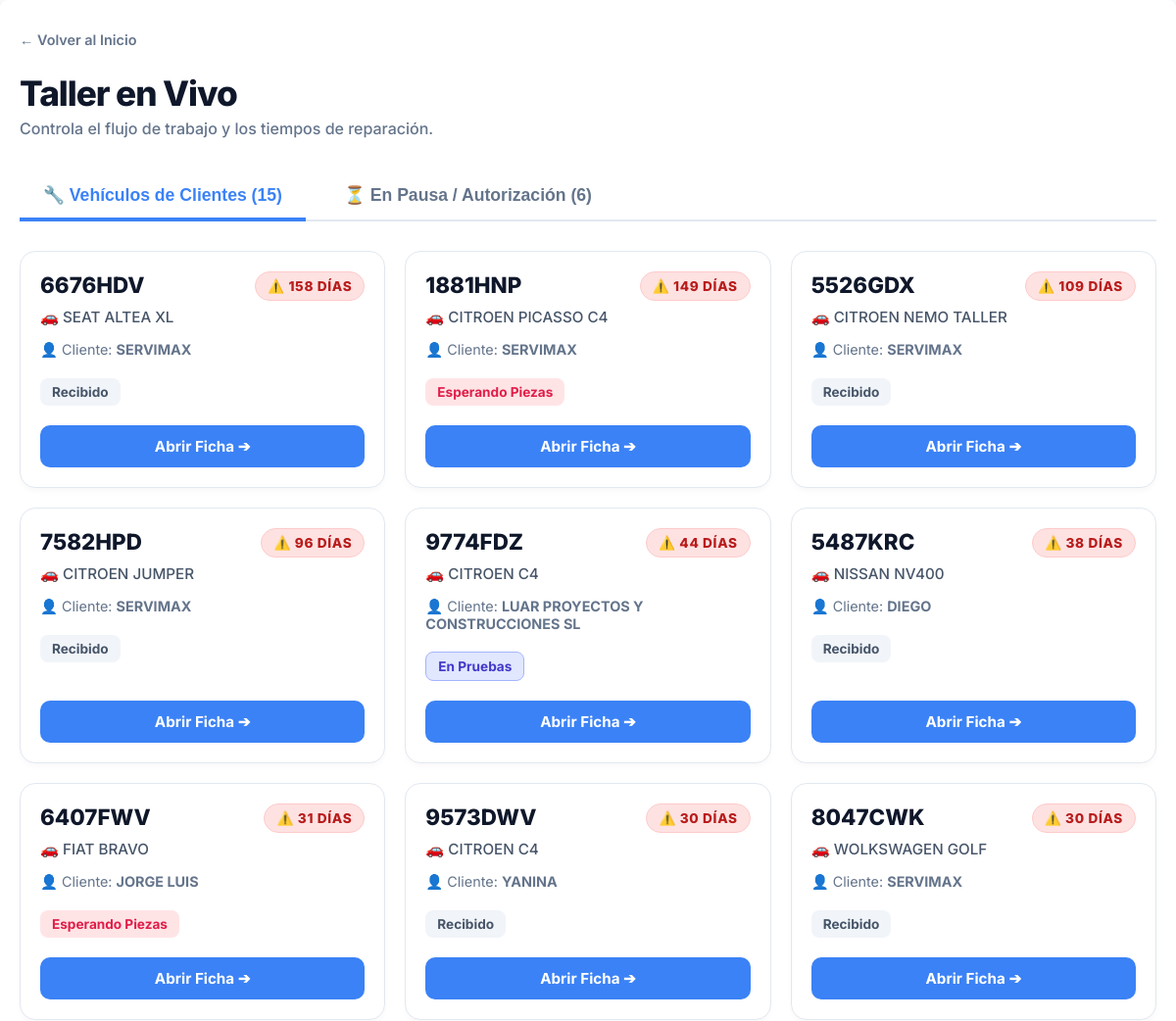
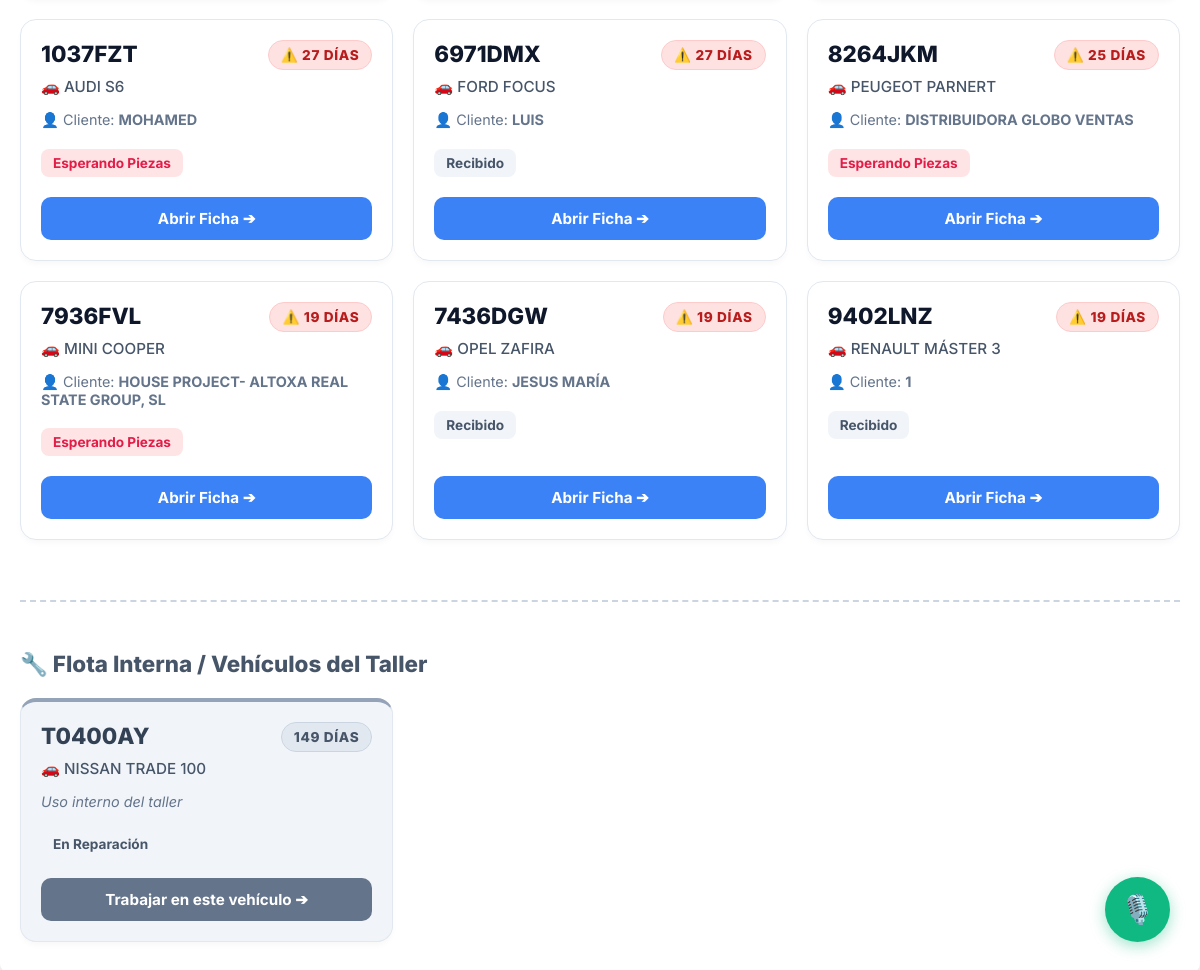
Page /ordenes/ (signed in) on the earlier database version (2 pictures, top to bottom).
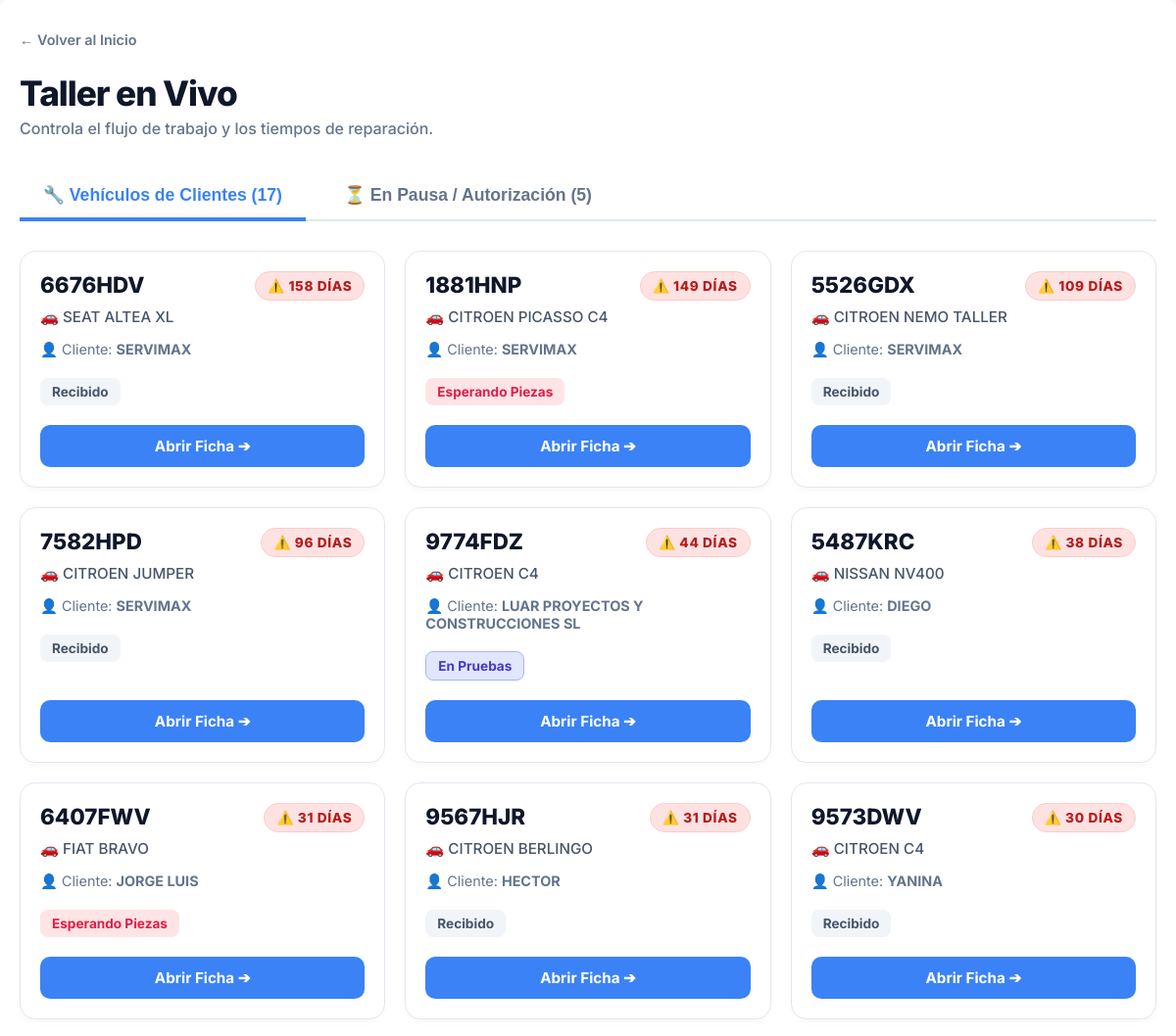
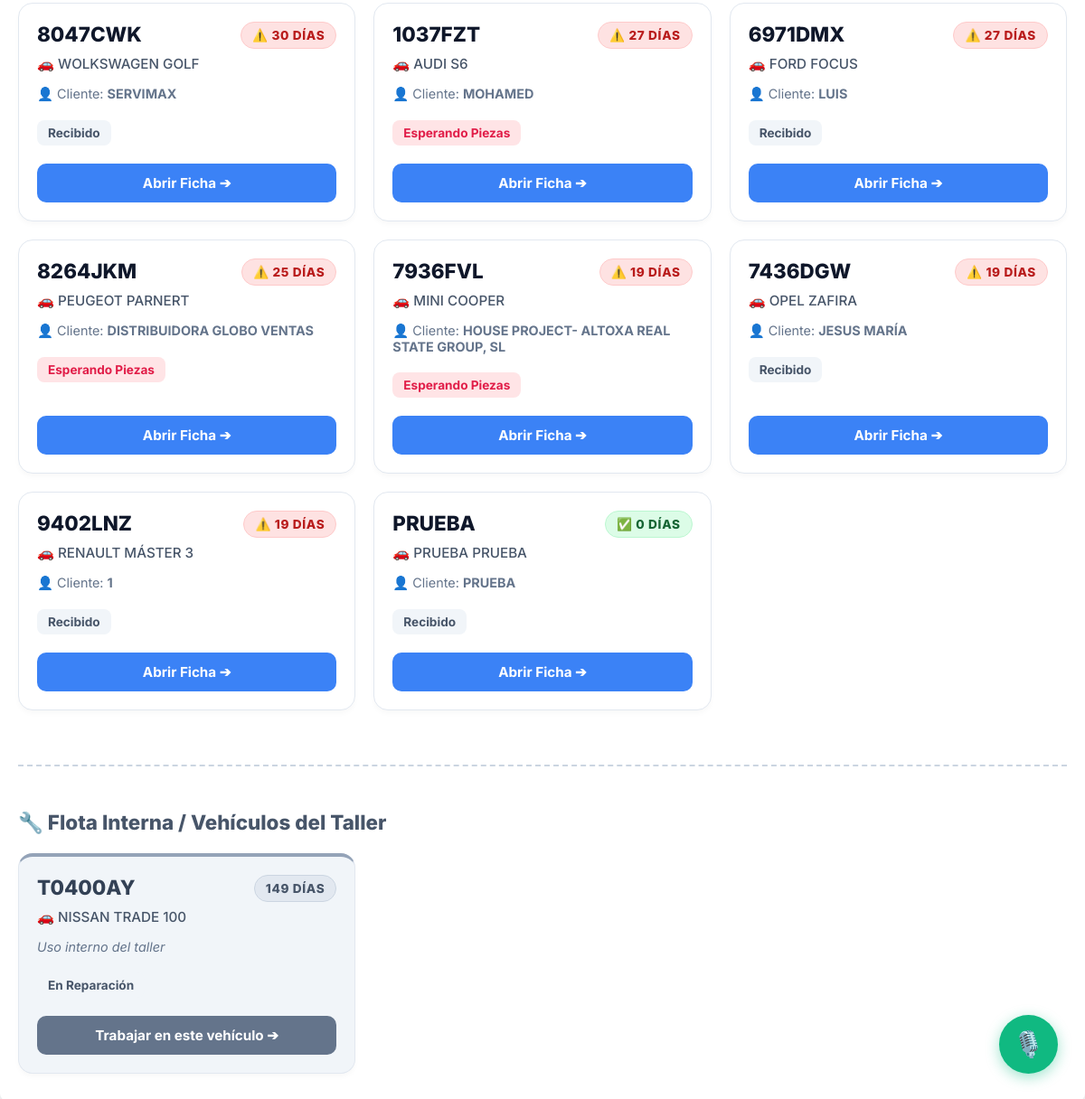
Same page on the later database version (2 pictures, top to bottom).
### taller/models.py (models this page shows, shortened)
class OrdenDeReparacion(models.Model):
    ESTADO_CHOICES = [
        ('Recibido', 'Recibido'),
        ('En Diagnostico', 'En Diagnóstico'),
        ('Esperando Autorizacion', 'Esperando Autorización'),
        ('Esperando Piezas', 'Esperando Piezas'),
        ('En Reparacion', 'En Reparación'),
        ('En Pruebas', 'En Pruebas'),
        ('Listo para Recoger', 'Listo para Recoger'),
        ('Entregado', 'Entregado'),
    ]
    vehiculo = models.ForeignKey(Vehiculo, on_delete=models.CASCADE)
    cliente = models.ForeignKey(Cliente, on_delete=models.CASCADE)
    presupuesto_origen = models.ForeignKey('Presupuesto', null=True, blank=True, on_delete=models.SET_NULL)
    problema = models.TextField()
    danos_previos = models.TextField(blank=True, null=True, verbose_name="Daños Previos (Rayones, golpes...)")
    estado = models.CharField(max_length=50, choices=ESTADO_CHOICES, default='Recibido')
    fecha_entrada = models.DateTimeField(default=timezone.now)
    trabajo_interno = models.BooleanField(default=False, verbose_name="Vehículo del Taller")
    @property
    def dias_en_taller(self):
        if self.fecha_entrada:
            return (timezone.now().date() - self.fecha_entrada.date()).days
        return 0

class Vehiculo(models.Model):
    matricula = models.CharField(max_length=20, unique=True)
    marca = models.CharField(max_length=50)
    modelo = models.CharField(max_length=50)
    kilometraje = models.IntegerField(default=0)
    cliente = models.ForeignKey(Cliente, on_delete=models.CASCADE)

class Cliente(models.Model):
    nombre = models.CharField(max_length=100)
    telefono = models.CharField(max_length=20, unique=True)
    TIPO_DOCUMENTO_CHOICES = [
        ('DNI', 'DNI'),
        ('NIE', 'NIE'),
        ('NIF', 'NIF (Empresas)'),
    ]
    tipo_documento = models.CharField(max_length=10, choices=TIPO_DOCUMENTO_CHOICES, default='DNI', null=True, blank=True)
    documento_fiscal = models.CharField(max_length=20, null=True, blank=True, help_text="Número de DNI, NIE o NIF")
    direccion_fiscal = models.CharField(max_length=255, null=True, blank=True, help_text="Calle, Número, Piso, Puerta")
    codigo_postal_fiscal = models.CharField(max_length=10, null=True, blank=True)
    ciudad_fiscal = models.CharField(max_length=100, null=True, blank=True)
    provincia_fiscal = models.CharField(max_length=100, null=True, blank=True)

### taller/views.py (the view, shortened to what this page needs)
# urls.py: path('ordenes/', views.lista_ordenes, name='lista_ordenes'),
@login_required
def lista_ordenes(request):
    ordenes_activas = OrdenDeReparacion.objects.exclude(estado='Entregado').select_related('vehiculo', 'cliente')
    ordenes_clientes = ordenes_activas.filter(trabajo_interno=False)
    flota_interna = ordenes_activas.filter(trabajo_interno=True).order_by('id')
    ordenes_taller = ordenes_clientes.filter(estado__in=['Recibido', 'En Diagnostico', 'Esperando Piezas', 'En Reparacion', 'En Pruebas']).order_by('id')
    ordenes_pausadas = ordenes_clientes.filter(estado='Esperando Autorizacion').order_by('id')
    ordenes_listas = ordenes_clientes.filter(estado='Listo para Recoger').order_by('id')
    return render(request, 'taller/lista_ordenes.html', {
        'ordenes_taller': ordenes_taller,
        'ordenes_pausadas': ordenes_pausadas,
        'ordenes_listas': ordenes_listas,
        'flota_interna': flota_interna # <-- Enviamos los internos aparte
    })

### taller/templates/taller/lista_ordenes.html (shortened to what the changed rows need)
<!DOCTYPE html>
{% load static %}
<html lang="es">
<head>
    <link rel="stylesheet" href="{% static 'taller/css/main.css' %}">
</head>
<body>
    <div class="container">
        <div style="display: flex; justify-content: space-between; align-items: flex-end; margin-bottom: 10px; flex-wrap: wrap; gap: 15px;">
            <div>
                <h1 class="header-title">Taller en Vivo</h1>
            </div>
        </div>
        <div class="tabs-container">
            <button class="tab-btn active" onclick="openTab(event, 'tab-trabajo')">🔧 Vehículos de Clientes ({{ ordenes_taller.count }})</button>
            <button class="tab-btn" onclick="openTab(event, 'tab-pausa')">⏳ En Pausa / Autorización ({{ ordenes_pausadas.count }})</button>
        </div>
        <div id="tab-trabajo" class="tab-content active">
            <div class="grid-cards">
                {% for orden in ordenes_taller %}
                <div class="card-orden">
                    <div class="badge-dias {% if orden.dias_en_taller > 15 %}dias-rojo{% elif orden.dias_en_taller > 7 %}dias-naranja{% else %}dias-verde{% endif %}">
                        {% if orden.dias_en_taller > 15 %}⚠️{% elif orden.dias_en_taller > 7 %}⏳{% else %}✅{% endif %}
                        {{ orden.dias_en_taller }} DÍAS
                    </div>
                    <div>
                        <h3 class="matricula">{{ orden.vehiculo.matricula }}</h3>
                        <p class="vehiculo-info">🚗 {{ orden.vehiculo.marca }} {{ orden.vehiculo.modelo }}</p>
                        <p class="cliente-info">👤 Cliente: <strong>{{ orden.cliente.nombre }}</strong></p>
                        <div class="estado-badge
                            {% if orden.estado == 'Recibido' %}estado-recibido
                            {% elif orden.estado == 'En Diagnostico' %}estado-diagnostico
                            {% elif orden.estado == 'Esperando Piezas' %}estado-piezas
                            {% elif orden.estado == 'En Reparacion' %}estado-reparacion
                            {% elif orden.estado == 'En Pruebas' %}estado-pruebas{% endif %}">
                            {{ orden.get_estado_display }}
                        </div>
                    </div>
                    <div>
                        <a href="{% url 'detalle_orden' orden.id %}" class="btn-modern btn-primary">Abrir Ficha ➔</a>
                    </div>
                </div>
                {% empty %}
                    <div class="empty-state" style="grid-column: 1 / -1;">
                        <span style="font-size: 3em; display: block; margin-bottom: 10px;">🎉</span>
                        No hay vehículos de clientes pendientes de reparación. ¡El taller está al día!
                    </div>
                {% endfor %}
            </div>
        </div>
        <div style="margin-top: 60px; padding-top: 30px; border-top: 2px dashed #cbd5e1;">
            <h2 style="font-size: 1.4em; font-weight: 800; color: #475569; margin-bottom: 20px; display: flex; align-items: center; gap: 10px;">🔧 Flota Interna / Vehículos del Taller</h2>
            <div class="grid-cards">
                {% for orden in flota_interna %}
                <div class="card-orden" style="border-top: 4px solid #94a3b8; background: #f1f5f9;">
                    <div class="badge-dias" style="background: #e2e8f0; color: #475569; border: 1px solid #cbd5e1;">
                        {{ orden.dias_en_taller }} DÍAS
                    </div>
                    <div>
                        <h3 class="matricula" style="color: #334155;">{{ orden.vehiculo.matricula }}</h3>
                        <p class="vehiculo-info">🚗 {{ orden.vehiculo.marca }} {{ orden.vehiculo.modelo }}</p>
                        <p class="cliente-info" style="color: #64748b; font-style: italic;">Uso interno del taller</p>
                        <div class="estado-badge estado-recibido">
                            {{ orden.get_estado_display }}
                        </div>
                    </div>
                    <div>
                        <a href="{% url 'detalle_orden' orden.id %}" class="btn-modern" style="background: #64748b;">Trabajar en este vehículo ➔</a>
                    </div>
                </div>
                {% empty %}
                    <div class="empty-state" style="grid-column: 1 / -1; background: transparent;">
                        No hay proyectos internos activos en este momento.
                    </div>
                {% endfor %}
            </div>
        </div>
    </div>
</body>
</html>

Differences in the rows shown:
now on this page (row edited): OrdenDeReparacion: dias_en_taller "31", vehiculo.matricula "9567HJR", vehiculo.marca "CITROEN", vehiculo.modelo "BERLINGO", cliente.nombre "HECTOR", estado "Recibido", shown under "Taller en Vivo"
added OrdenDeReparacion: dias_en_taller "0", vehiculo.matricula "PRUEBA", vehiculo.marca "PRUEBA", vehiculo.modelo "PRUEBA", cliente.nombre "PRUEBA", estado "Recibido", shown under "Taller en Vivo"
Other differences:
{{ ordenes_taller.count }}: "15" → "17"
{{ ordenes_pausadas.count }}: "6" → "5"
